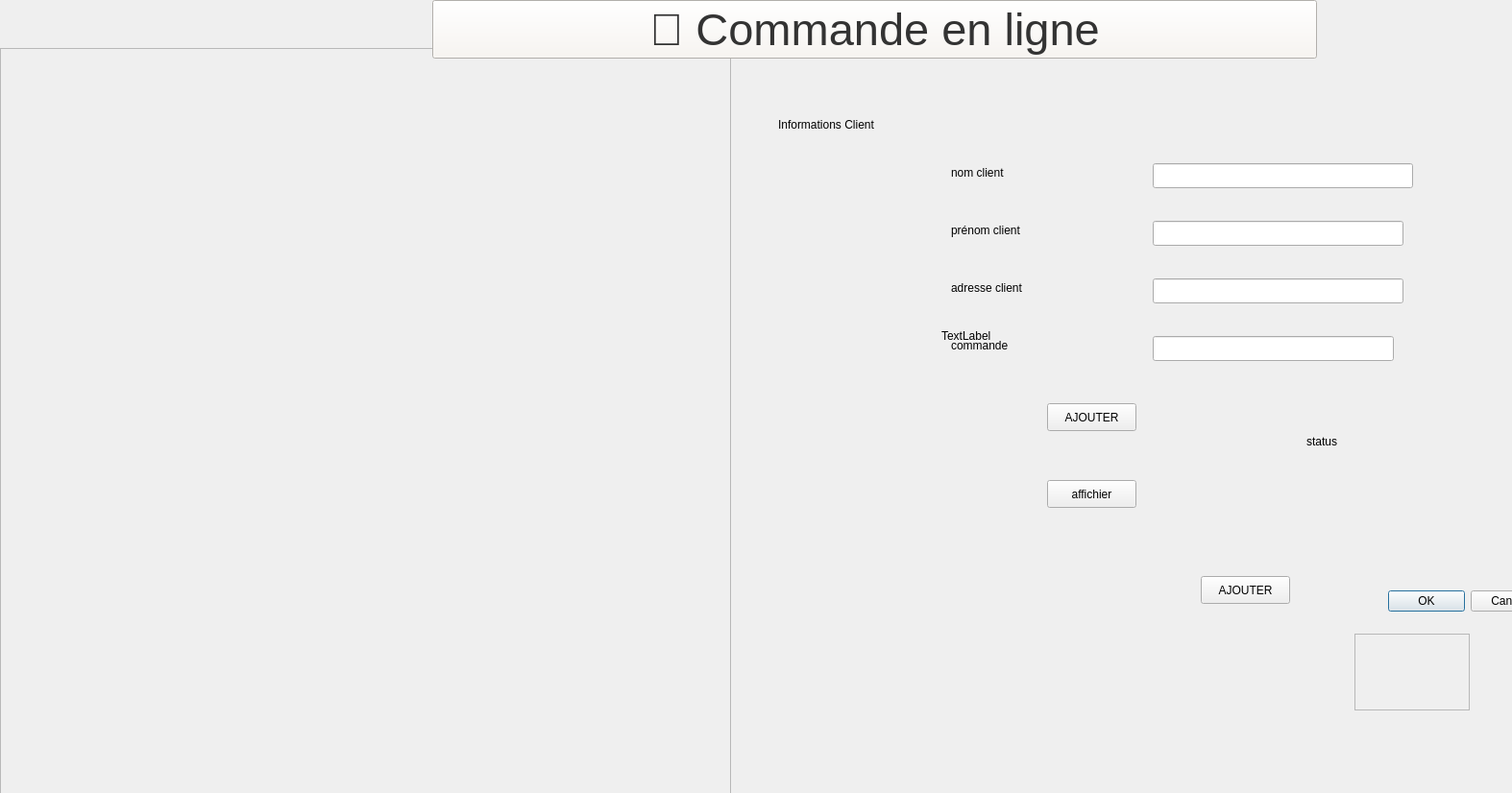
<?xml version="1.0" encoding="UTF-8"?>
<ui version="4.0">
 <class>commande</class>
 <widget class="QDialog" name="commande">
  <property name="geometry">
   <rect>
    <x>0</x>
    <y>0</y>
    <width>1574</width>
    <height>826</height>
   </rect>
  </property>
  <property name="windowTitle">
   <string>Dialog</string>
  </property>
  <widget class="QDialogButtonBox" name="buttonBox">
   <property name="geometry">
    <rect>
     <x>1270</x>
     <y>610</y>
     <width>341</width>
     <height>32</height>
    </rect>
   </property>
   <property name="orientation">
    <enum>Qt::Orientation::Horizontal</enum>
   </property>
   <property name="standardButtons">
    <set>QDialogButtonBox::StandardButton::Cancel|QDialogButtonBox::StandardButton::Ok</set>
   </property>
  </widget>
  <widget class="QFrame" name="frame">
   <property name="geometry">
    <rect>
     <x>0</x>
     <y>50</y>
     <width>761</width>
     <height>801</height>
    </rect>
   </property>
   <property name="frameShape">
    <enum>QFrame::Shape::StyledPanel</enum>
   </property>
   <property name="frameShadow">
    <enum>QFrame::Shadow::Raised</enum>
   </property>
  </widget>
  <widget class="QPushButton" name="pushButton">
   <property name="geometry">
    <rect>
     <x>450</x>
     <y>0</y>
     <width>921</width>
     <height>61</height>
    </rect>
   </property>
   <property name="styleSheet">
    <string notr="true">QPushButton{
font-family: 'Playfair Display', serif;
font-size:47px;
    background-color: #f9f5f0;
    color: #333;
    line-height: 1.6;
    margin: 0;
    padding: 0;
}</string>
   </property>
   <property name="text">
    <string>🛒 Commande en ligne</string>
   </property>
  </widget>
  <widget class="QLabel" name="label_5">
   <property name="geometry">
    <rect>
     <x>810</x>
     <y>120</y>
     <width>171</width>
     <height>20</height>
    </rect>
   </property>
   <property name="text">
    <string>Informations Client</string>
   </property>
  </widget>
  <widget class="QPushButton" name="pushButton_2">
   <property name="geometry">
    <rect>
     <x>1250</x>
     <y>600</y>
     <width>93</width>
     <height>29</height>
    </rect>
   </property>
   <property name="text">
    <string>AJOUTER</string>
   </property>
  </widget>
  <widget class="QLabel" name="label_11">
   <property name="geometry">
    <rect>
     <x>840</x>
     <y>520</y>
     <width>641</width>
     <height>151</height>
    </rect>
   </property>
   <property name="text">
    <string/>
   </property>
  </widget>
  <widget class="QLineEdit" name="nomEdit">
   <property name="geometry">
    <rect>
     <x>1200</x>
     <y>170</y>
     <width>271</width>
     <height>26</height>
    </rect>
   </property>
  </widget>
  <widget class="QLineEdit" name="prenomEdit">
   <property name="geometry">
    <rect>
     <x>1200</x>
     <y>230</y>
     <width>261</width>
     <height>26</height>
    </rect>
   </property>
  </widget>
  <widget class="QLineEdit" name="adresseEdit">
   <property name="geometry">
    <rect>
     <x>1200</x>
     <y>290</y>
     <width>261</width>
     <height>26</height>
    </rect>
   </property>
  </widget>
  <widget class="QLineEdit" name="commandeEdit">
   <property name="geometry">
    <rect>
     <x>1200</x>
     <y>350</y>
     <width>251</width>
     <height>26</height>
    </rect>
   </property>
  </widget>
  <widget class="QPushButton" name="ajouterButton">
   <property name="geometry">
    <rect>
     <x>1090</x>
     <y>420</y>
     <width>93</width>
     <height>29</height>
    </rect>
   </property>
   <property name="text">
    <string>AJOUTER</string>
   </property>
  </widget>
  <widget class="QPushButton" name="afficherButton">
   <property name="geometry">
    <rect>
     <x>1090</x>
     <y>500</y>
     <width>93</width>
     <height>29</height>
    </rect>
   </property>
   <property name="text">
    <string>affichier</string>
   </property>
  </widget>
  <widget class="QLabel" name="statusLabel">
   <property name="geometry">
    <rect>
     <x>1360</x>
     <y>450</y>
     <width>131</width>
     <height>20</height>
    </rect>
   </property>
   <property name="text">
    <string>status</string>
   </property>
  </widget>
  <widget class="QLabel" name="label">
   <property name="geometry">
    <rect>
     <x>990</x>
     <y>170</y>
     <width>111</width>
     <height>20</height>
    </rect>
   </property>
   <property name="text">
    <string>nom client</string>
   </property>
  </widget>
  <widget class="QLabel" name="label_2">
   <property name="geometry">
    <rect>
     <x>990</x>
     <y>230</y>
     <width>141</width>
     <height>20</height>
    </rect>
   </property>
   <property name="text">
    <string>prénom client </string>
   </property>
  </widget>
  <widget class="QLabel" name="label_3">
   <property name="geometry">
    <rect>
     <x>990</x>
     <y>290</y>
     <width>121</width>
     <height>20</height>
    </rect>
   </property>
   <property name="text">
    <string>adresse client </string>
   </property>
  </widget>
  <widget class="QLabel" name="label_4">
   <property name="geometry">
    <rect>
     <x>990</x>
     <y>350</y>
     <width>111</width>
     <height>20</height>
    </rect>
   </property>
   <property name="text">
    <string>commande</string>
   </property>
  </widget>
  <widget class="QLabel" name="label_6">
   <property name="geometry">
    <rect>
     <x>980</x>
     <y>340</y>
     <width>63</width>
     <height>20</height>
    </rect>
   </property>
   <property name="text">
    <string>TextLabel</string>
   </property>
  </widget>
  <widget class="QLabel" name="label_7">
   <property name="geometry">
    <rect>
     <x>10</x>
     <y>140</y>
     <width>1561</width>
     <height>571</height>
    </rect>
   </property>
   <property name="text">
    <string/>
   </property>
  </widget>
  <widget class="QFrame" name="frame_2">
   <property name="geometry">
    <rect>
     <x>1410</x>
     <y>660</y>
     <width>120</width>
     <height>80</height>
    </rect>
   </property>
   <property name="frameShape">
    <enum>QFrame::Shape::StyledPanel</enum>
   </property>
   <property name="frameShadow">
    <enum>QFrame::Shadow::Raised</enum>
   </property>
  </widget>
 </widget>
 <resources/>
 <connections>
  <connection>
   <sender>buttonBox</sender>
   <signal>accepted()</signal>
   <receiver>commande</receiver>
   <slot>accept()</slot>
   <hints>
    <hint type="sourcelabel">
     <x>248</x>
     <y>254</y>
    </hint>
    <hint type="destinationlabel">
     <x>157</x>
     <y>274</y>
    </hint>
   </hints>
  </connection>
  <connection>
   <sender>buttonBox</sender>
   <signal>rejected()</signal>
   <receiver>commande</receiver>
   <slot>reject()</slot>
   <hints>
    <hint type="sourcelabel">
     <x>316</x>
     <y>260</y>
    </hint>
    <hint type="destinationlabel">
     <x>286</x>
     <y>274</y>
    </hint>
   </hints>
  </connection>
 </connections>
</ui>
